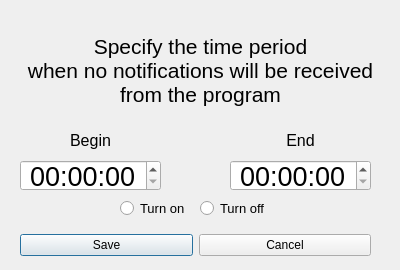
<?xml version="1.0" encoding="UTF-8"?>
<ui version="4.0">
 <class>NotDisturbMode</class>
 <widget class="QDialog" name="NotDisturbMode">
  <property name="geometry">
   <rect>
    <x>0</x>
    <y>0</y>
    <width>400</width>
    <height>270</height>
   </rect>
  </property>
  <property name="minimumSize">
   <size>
    <width>400</width>
    <height>270</height>
   </size>
  </property>
  <property name="maximumSize">
   <size>
    <width>400</width>
    <height>270</height>
   </size>
  </property>
  <property name="windowTitle">
   <string>Dialog</string>
  </property>
  <widget class="QLabel" name="lblTitle">
   <property name="geometry">
    <rect>
     <x>10</x>
     <y>20</y>
     <width>381</width>
     <height>101</height>
    </rect>
   </property>
   <property name="font">
    <font>
     <pointsize>16</pointsize>
    </font>
   </property>
   <property name="text">
    <string>Specify the time period
when no notifications will be received
from the program</string>
   </property>
   <property name="alignment">
    <set>Qt::AlignCenter</set>
   </property>
  </widget>
  <widget class="QTimeEdit" name="timeEditBegin">
   <property name="geometry">
    <rect>
     <x>20</x>
     <y>160</y>
     <width>141</width>
     <height>31</height>
    </rect>
   </property>
   <property name="font">
    <font>
     <pointsize>20</pointsize>
    </font>
   </property>
   <property name="alignment">
    <set>Qt::AlignCenter</set>
   </property>
   <property name="displayFormat">
    <string>HH:mm:ss</string>
   </property>
  </widget>
  <widget class="QTimeEdit" name="timeEditEnd">
   <property name="geometry">
    <rect>
     <x>230</x>
     <y>160</y>
     <width>141</width>
     <height>31</height>
    </rect>
   </property>
   <property name="font">
    <font>
     <pointsize>20</pointsize>
    </font>
   </property>
   <property name="alignment">
    <set>Qt::AlignCenter</set>
   </property>
   <property name="displayFormat">
    <string>HH:mm:ss</string>
   </property>
  </widget>
  <widget class="QLabel" name="lblBegin">
   <property name="geometry">
    <rect>
     <x>20</x>
     <y>130</y>
     <width>141</width>
     <height>21</height>
    </rect>
   </property>
   <property name="font">
    <font>
     <pointsize>12</pointsize>
    </font>
   </property>
   <property name="text">
    <string>Begin</string>
   </property>
   <property name="alignment">
    <set>Qt::AlignCenter</set>
   </property>
  </widget>
  <widget class="QLabel" name="lblEnd">
   <property name="geometry">
    <rect>
     <x>230</x>
     <y>130</y>
     <width>141</width>
     <height>21</height>
    </rect>
   </property>
   <property name="font">
    <font>
     <pointsize>12</pointsize>
    </font>
   </property>
   <property name="text">
    <string>End</string>
   </property>
   <property name="alignment">
    <set>Qt::AlignCenter</set>
   </property>
  </widget>
  <widget class="QWidget" name="horizontalLayoutWidget">
   <property name="geometry">
    <rect>
     <x>20</x>
     <y>230</y>
     <width>351</width>
     <height>31</height>
    </rect>
   </property>
   <layout class="QHBoxLayout" name="horizontalLayout">
    <item>
     <widget class="QPushButton" name="btnSave">
      <property name="text">
       <string>Save</string>
      </property>
     </widget>
    </item>
    <item>
     <widget class="QPushButton" name="btnCancel">
      <property name="text">
       <string>Cancel</string>
      </property>
     </widget>
    </item>
   </layout>
  </widget>
  <widget class="QRadioButton" name="radioButtonOn">
   <property name="geometry">
    <rect>
     <x>120</x>
     <y>200</y>
     <width>71</width>
     <height>17</height>
    </rect>
   </property>
   <property name="font">
    <font>
     <pointsize>10</pointsize>
    </font>
   </property>
   <property name="text">
    <string>Turn on</string>
   </property>
  </widget>
  <widget class="QRadioButton" name="radioButtonOff">
   <property name="geometry">
    <rect>
     <x>200</x>
     <y>200</y>
     <width>71</width>
     <height>17</height>
    </rect>
   </property>
   <property name="font">
    <font>
     <pointsize>10</pointsize>
    </font>
   </property>
   <property name="text">
    <string>Turn off</string>
   </property>
  </widget>
 </widget>
 <resources/>
 <connections/>
</ui>
